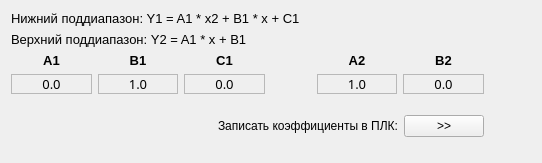
<?xml version="1.0" encoding="UTF-8"?>
<ui version="4.0">
 <class>coeffs_header</class>
 <widget class="QFrame" name="coeffs_header">
  <property name="geometry">
   <rect>
    <x>0</x>
    <y>0</y>
    <width>542</width>
    <height>163</height>
   </rect>
  </property>
  <property name="windowTitle">
   <string>Frame</string>
  </property>
  <layout class="QVBoxLayout" name="verticalLayout_2">
   <item>
    <layout class="QHBoxLayout" name="horizontalLayout" stretch="10,1">
     <item>
      <layout class="QVBoxLayout" name="verticalLayout" stretch="2,2,10,0,0,0">
       <item>
        <widget class="QLabel" name="label">
         <property name="font">
          <font>
           <pointsize>10</pointsize>
          </font>
         </property>
         <property name="text">
          <string>Нижний поддиапазон: Y1 = A1 * x2 + B1 * x + C1</string>
         </property>
        </widget>
       </item>
       <item>
        <widget class="QLabel" name="label_2">
         <property name="font">
          <font>
           <pointsize>10</pointsize>
          </font>
         </property>
         <property name="text">
          <string>Верхний поддиапазон: Y2 = A1 * x + B1</string>
         </property>
        </widget>
       </item>
       <item>
        <layout class="QGridLayout" name="gridLayout">
         <item row="0" column="4">
          <widget class="QLabel" name="label_9">
           <property name="font">
            <font>
             <pointsize>10</pointsize>
             <bold>true</bold>
            </font>
           </property>
           <property name="text">
            <string>A2</string>
           </property>
           <property name="alignment">
            <set>Qt::AlignmentFlag::AlignCenter</set>
           </property>
          </widget>
         </item>
         <item row="0" column="5">
          <widget class="QLabel" name="label_10">
           <property name="font">
            <font>
             <pointsize>10</pointsize>
             <bold>true</bold>
            </font>
           </property>
           <property name="text">
            <string>B2</string>
           </property>
           <property name="alignment">
            <set>Qt::AlignmentFlag::AlignCenter</set>
           </property>
          </widget>
         </item>
         <item row="1" column="2">
          <widget class="QLabel" name="C1">
           <property name="font">
            <font>
             <family>FiraCode Nerd Font Mono</family>
             <pointsize>10</pointsize>
            </font>
           </property>
           <property name="frameShape">
            <enum>QFrame::Shape::StyledPanel</enum>
           </property>
           <property name="text">
            <string>0.0</string>
           </property>
           <property name="alignment">
            <set>Qt::AlignmentFlag::AlignCenter</set>
           </property>
          </widget>
         </item>
         <item row="0" column="2">
          <widget class="QLabel" name="label_7">
           <property name="font">
            <font>
             <pointsize>10</pointsize>
             <bold>true</bold>
            </font>
           </property>
           <property name="text">
            <string>C1</string>
           </property>
           <property name="alignment">
            <set>Qt::AlignmentFlag::AlignCenter</set>
           </property>
          </widget>
         </item>
         <item row="0" column="3">
          <widget class="QLabel" name="label_8">
           <property name="sizePolicy">
            <sizepolicy hsizetype="Fixed" vsizetype="Preferred">
             <horstretch>0</horstretch>
             <verstretch>0</verstretch>
            </sizepolicy>
           </property>
           <property name="minimumSize">
            <size>
             <width>40</width>
             <height>0</height>
            </size>
           </property>
           <property name="text">
            <string/>
           </property>
           <property name="alignment">
            <set>Qt::AlignmentFlag::AlignCenter</set>
           </property>
          </widget>
         </item>
         <item row="1" column="5">
          <widget class="QLabel" name="B2">
           <property name="font">
            <font>
             <family>FiraCode Nerd Font Mono</family>
             <pointsize>10</pointsize>
            </font>
           </property>
           <property name="frameShape">
            <enum>QFrame::Shape::StyledPanel</enum>
           </property>
           <property name="text">
            <string>0.0</string>
           </property>
           <property name="alignment">
            <set>Qt::AlignmentFlag::AlignCenter</set>
           </property>
          </widget>
         </item>
         <item row="1" column="0">
          <widget class="QLabel" name="A1">
           <property name="font">
            <font>
             <family>FiraCode Nerd Font Mono</family>
             <pointsize>10</pointsize>
            </font>
           </property>
           <property name="frameShape">
            <enum>QFrame::Shape::StyledPanel</enum>
           </property>
           <property name="text">
            <string>0.0</string>
           </property>
           <property name="alignment">
            <set>Qt::AlignmentFlag::AlignCenter</set>
           </property>
          </widget>
         </item>
         <item row="1" column="3">
          <widget class="QLabel" name="label_14">
           <property name="sizePolicy">
            <sizepolicy hsizetype="Fixed" vsizetype="Preferred">
             <horstretch>0</horstretch>
             <verstretch>0</verstretch>
            </sizepolicy>
           </property>
           <property name="minimumSize">
            <size>
             <width>40</width>
             <height>0</height>
            </size>
           </property>
           <property name="text">
            <string/>
           </property>
          </widget>
         </item>
         <item row="1" column="1">
          <widget class="QLabel" name="B1">
           <property name="font">
            <font>
             <family>FiraCode Nerd Font Mono</family>
             <pointsize>10</pointsize>
            </font>
           </property>
           <property name="frameShape">
            <enum>QFrame::Shape::StyledPanel</enum>
           </property>
           <property name="text">
            <string>1.0</string>
           </property>
           <property name="alignment">
            <set>Qt::AlignmentFlag::AlignCenter</set>
           </property>
          </widget>
         </item>
         <item row="1" column="4">
          <widget class="QLabel" name="A2">
           <property name="font">
            <font>
             <family>FiraCode Nerd Font Mono</family>
             <pointsize>10</pointsize>
            </font>
           </property>
           <property name="frameShape">
            <enum>QFrame::Shape::StyledPanel</enum>
           </property>
           <property name="text">
            <string>1.0</string>
           </property>
           <property name="alignment">
            <set>Qt::AlignmentFlag::AlignCenter</set>
           </property>
          </widget>
         </item>
         <item row="0" column="1">
          <widget class="QLabel" name="label_6">
           <property name="font">
            <font>
             <pointsize>10</pointsize>
             <bold>true</bold>
            </font>
           </property>
           <property name="text">
            <string>B1</string>
           </property>
           <property name="alignment">
            <set>Qt::AlignmentFlag::AlignCenter</set>
           </property>
          </widget>
         </item>
         <item row="0" column="0">
          <widget class="QLabel" name="label_3">
           <property name="font">
            <font>
             <pointsize>10</pointsize>
             <bold>true</bold>
            </font>
           </property>
           <property name="text">
            <string>A1</string>
           </property>
           <property name="alignment">
            <set>Qt::AlignmentFlag::AlignCenter</set>
           </property>
          </widget>
         </item>
        </layout>
       </item>
       <item>
        <spacer name="verticalSpacer_2">
         <property name="orientation">
          <enum>Qt::Orientation::Vertical</enum>
         </property>
         <property name="sizeHint" stdset="0">
          <size>
           <width>20</width>
           <height>40</height>
          </size>
         </property>
        </spacer>
       </item>
       <item>
        <layout class="QHBoxLayout" name="horizontalLayout_2" stretch="0,0,0">
         <item>
          <spacer name="horizontalSpacer_2">
           <property name="orientation">
            <enum>Qt::Orientation::Horizontal</enum>
           </property>
           <property name="sizeHint" stdset="0">
            <size>
             <width>20</width>
             <height>20</height>
            </size>
           </property>
          </spacer>
         </item>
         <item>
          <widget class="QLabel" name="label_4">
           <property name="text">
            <string>Записать коэффициенты в ПЛК:</string>
           </property>
          </widget>
         </item>
         <item>
          <widget class="QPushButton" name="btn_write_to_PLC">
           <property name="text">
            <string>&gt;&gt;</string>
           </property>
          </widget>
         </item>
        </layout>
       </item>
       <item>
        <spacer name="verticalSpacer">
         <property name="orientation">
          <enum>Qt::Orientation::Vertical</enum>
         </property>
         <property name="sizeHint" stdset="0">
          <size>
           <width>20</width>
           <height>40</height>
          </size>
         </property>
        </spacer>
       </item>
      </layout>
     </item>
     <item>
      <spacer name="horizontalSpacer">
       <property name="orientation">
        <enum>Qt::Orientation::Horizontal</enum>
       </property>
       <property name="sizeHint" stdset="0">
        <size>
         <width>40</width>
         <height>20</height>
        </size>
       </property>
      </spacer>
     </item>
    </layout>
   </item>
  </layout>
 </widget>
 <resources/>
 <connections/>
</ui>
